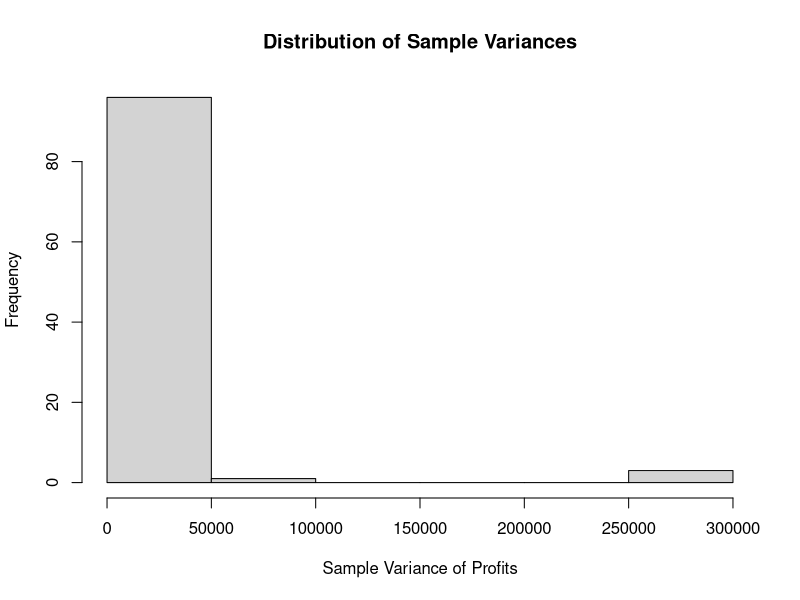
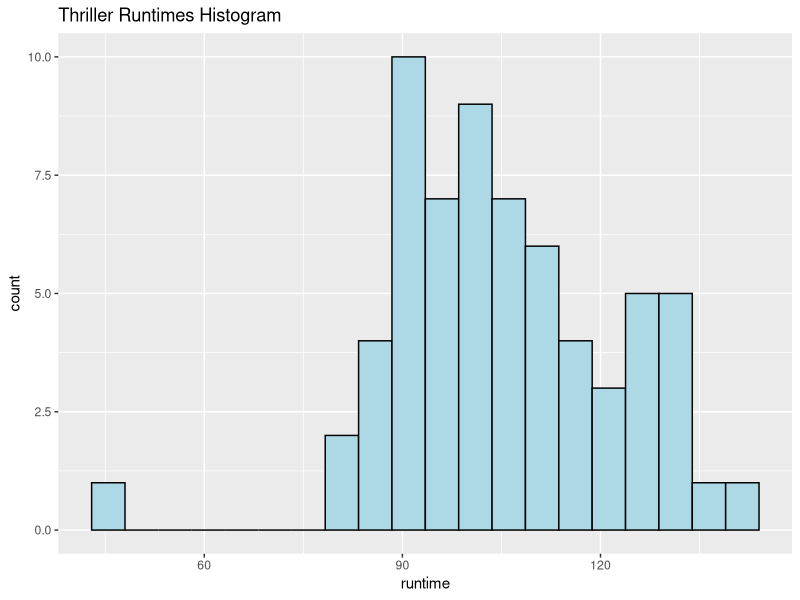
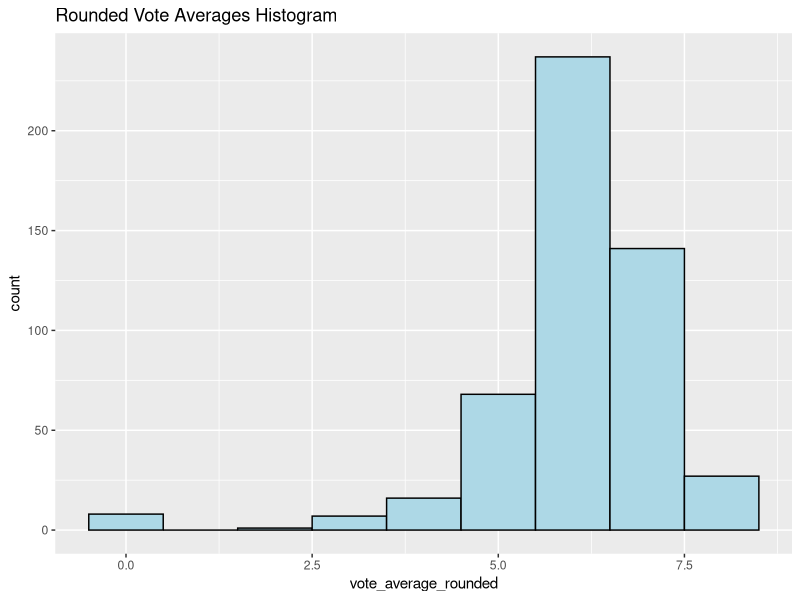
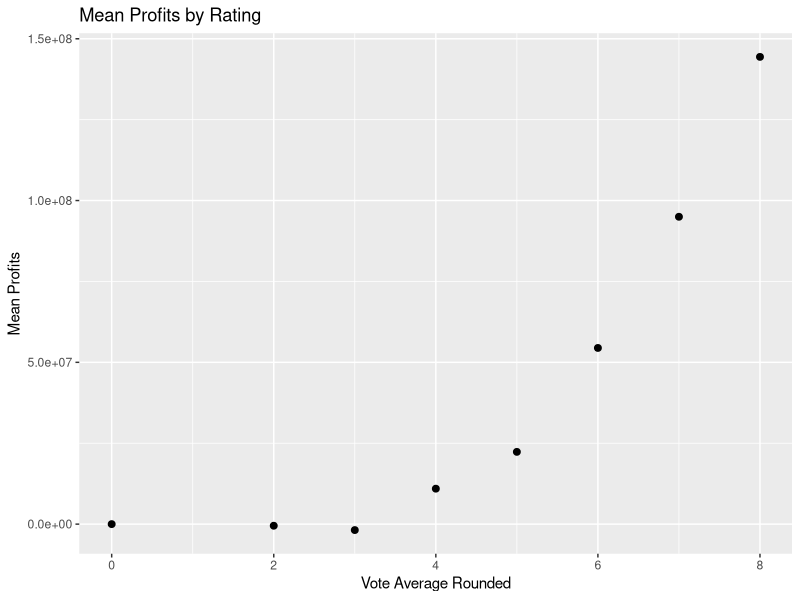

Recreate these plots in R, in order.
## ---- chunk 1
knitr::opts_chunk$set(echo = TRUE)
## ---- chunk 2
movies <- readr::read_tsv("Datasets/movies1.tsv")
## ---- chunk 3
library(tidyverse)
## ---- chunk 4
#WRITE YOUR CODE HERE
## ---- chunk 5
#WRITE YOUR CODE HERE
## ---- chunk 6

#WRITE YOUR CODE HERE

## ---- chunk 7

#WRITE YOUR CODE HERE

## ---- chunk 8

#WRITE YOUR CODE HERE

## ---- chunk 9

#WRITE YOUR CODE HERE

## ---- chunk 10

#WRITE YOUR CODE HERE

## ---- chunk 11

#WRITE YOUR CODE HERE

## ---- chunk 12
actor_counts <- table(movies$first_actor)
sorted_actors <- sort(actor_counts, decreasing = TRUE)
top_actor <- names(sort(table(movies$first_actor), decreasing = TRUE))[1]
cat(top_actor)

## ---- chunk 13
top_actor_movies <- movies[movies$first_actor == top_actor, ]
actor_avg_revenue <- mean(top_actor_movies$revenue, na.rm = TRUE)
overall_avg_revenue <- mean(movies$revenue, na.rm = TRUE)

cat("The average revenue of the movie in which Bruce Willis plays:", actor_avg_revenue, "\n")
cat("The average revenue of the movies in the dataset:", overall_avg_revenue, "\n")

if(actor_avg_revenue > overall_avg_revenue) {
  cat("The revenue of his movies lies above the revenue of an average movie.\n")
} else {
  cat("The revenue of his movies is below the revenue of an average movie.\n")
}

## ---- chunk 14
sum(movies$first_actor == "Bruce Willis", na.rm = TRUE)

## ---- chunk 15
movies$profits <- movies$revenue - movies$budget
movies$profits_millions <- movies$profits/1000000
sample_variance <- var(movies$profits_millions, na.rm = TRUE)
n <- sum(!is.na(movies$profits_millions))
population_variance <- sample_variance * (n-1)/n

cat("The variance of the variable profits:", population_variance, "\n")

## ---- chunk 16
set.seed(321)
movies_sample <- movies %>% sample_n(25)
variance_sample <- var(movies_sample$profits_millions, na.rm = TRUE)

cat("Sample profits variance:", variance_sample, "\n")
cat("The population profits variance:", population_variance, "\n")

if(variance_sample > population_variance) {
  cat("The sample profits variance is larger than the population profits variance.\n")
} else {
  cat("The sample profits variance is smaller than the population profits variance.\n")
}

## ---- chunk 17
sample_vars <- numeric(100)
set.seed(321)

for(i in 1:100) {
  sample_i <- movies %>% sample_n(25)
  sample_vars[i] <- var(sample_i$profits_millions, na.rm = TRUE)
}
cat(head(sample_vars))

## ---- chunk 18
mean_sample_vars <- mean(sample_vars, na.rm = TRUE)
sd_sample_vars <- sd(sample_vars, na.rm = TRUE)

cat("Mean of sample variances:", mean_sample_vars, "\n")
cat("Standard deviation of sample variances:", sd_sample_vars, "\n")

hist(sample_vars, 
     main = "Distribution of Sample Variances",
     xlab = "Sample Variance of Profits")
## ---- chunk 19
thriller <- movies %>% 
  filter(genre == "Thriller", !is.na(runtime))
n <- nrow(thriller)
variable <- var(thriller$runtime)

alpha <- 0.01
CI <- (n -1)*variable / qchisq(c(0.995, 0.005), df = n -1)
CI

## ---- chunk 20
mean_thriller_runtime <- mean(thriller$runtime)
error <- sqrt(variable / n)
z <- qnorm(0.995)

CI_mean <- mean_thriller_runtime + c(-1,1)*z*error
CI_mean


## ---- chunk 21
sigma_hypo <- 500
test_hypo <- (n - 1)*variable / sigma_hypo

alpha <- 0.05
critical_val <- qchisq(c(alpha/2 , 1 - alpha/2), df = n-1)
test_hypo
critical_val



## ---- chunk 22
ggplot(thriller, aes(x = runtime)) +
  geom_histogram(bins = 20, fill = "lightblue", color = "black") +
  labs(title = "Thriller Runtimes Histogram")


## ---- chunk 23
movies <- movies %>%
  mutate(vote_average_rounded = round(vote_average))

ggplot(movies, aes(x = vote_average_rounded)) +
  geom_histogram(binwidth = 1, fill = "lightblue", color = "black") +
  labs(title = "Rounded Vote Averages Histogram")


## ---- chunk 24
rating_profits <- movies %>%
  group_by(vote_average_rounded) %>%
  summarize(mean_profits = mean(profits, na.rm = TRUE))
rating_profits

ggplot(rating_profits, aes(x = vote_average_rounded, y = mean_profits)) +
  geom_point(size = 2, color = "black") +
  labs(title = "Mean Profits by Rating",
       x = "Vote Average Rounded",
       y = "Mean Profits")
## ---- chunk 25
#WRITE YOUR CODE HERE


## ---- chunk 26
#WRITE YOUR CODE HERE

## ---- chunk 27
#WRITE YOUR CODE HERE

## ---- chunk 28
#WRITE YOUR CODE HERE

## ---- chunk 29
#WRITE YOUR CODE HERE

## ---- chunk 30
#WRITE YOUR CODE HERE

## ---- chunk 31
#WRITE YOUR CODE HERE

## ---- chunk 32
#WRITE YOUR CODE HERE

## ---- chunk 33
#WRITE YOUR CODE HERE

## ---- chunk 34
#WRITE YOUR CODE HERE

## ---- chunk 35
#WRITE YOUR CODE HERE

## ---- chunk 36
#WRITE YOUR CODE HERE

## ---- chunk 37
#WRITE YOUR CODE HERE

## ---- chunk 38
#WRITE YOUR CODE HERE

## ---- chunk 39
#WRITE YOUR CODE HERE

## ---- chunk 40
#WRITE YOUR CODE HERE

## ---- chunk 41
#WRITE YOUR CODE HERE
